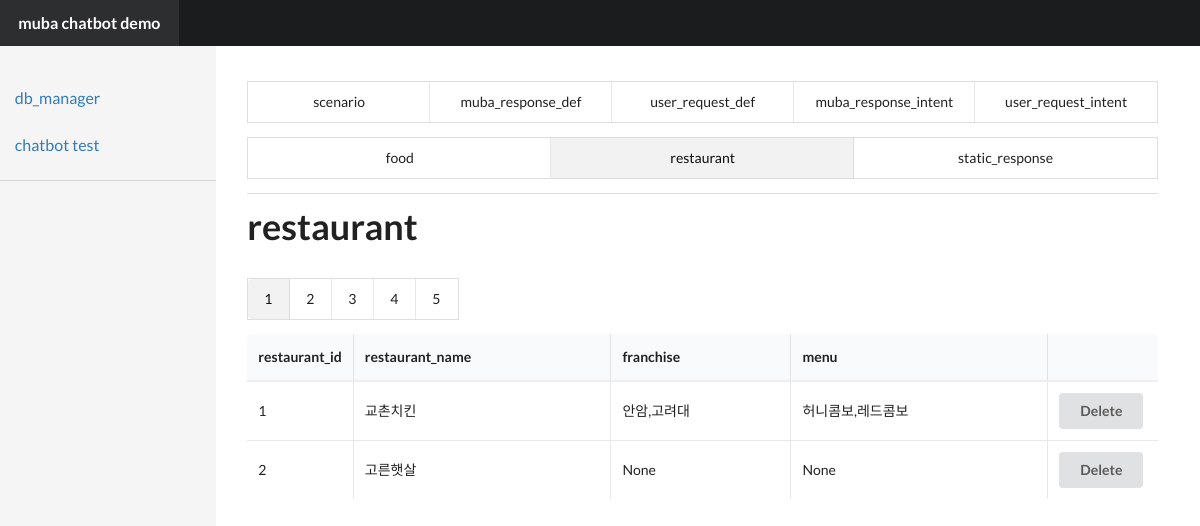
The page /chatbot/db_manage?table=restaurant on the database as committed earlier.
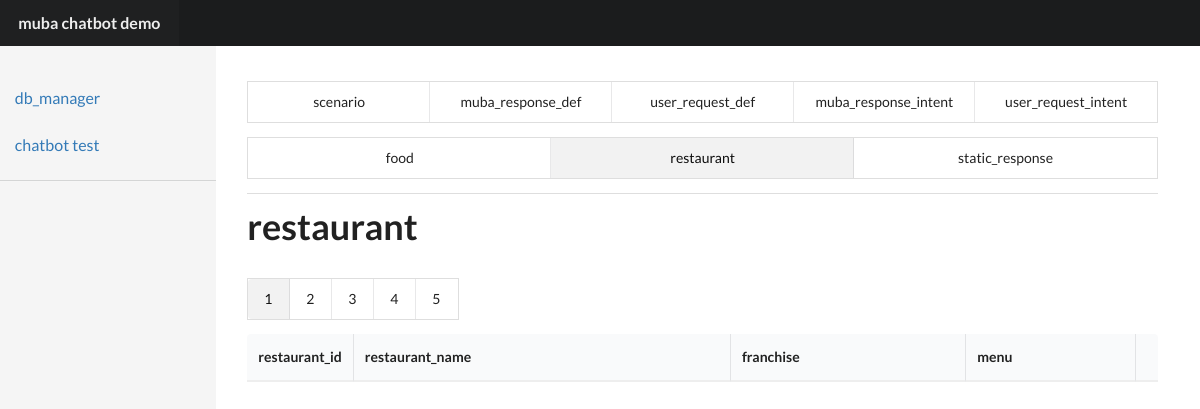
The same page on the database as committed later.
### tables this page shows
CREATE TABLE "restaurant" (
	`id`	INTEGER NOT NULL,
	`name`	TEXT NOT NULL,
	`franchisee_loc`	TEXT,
	`menu`	TEXT,
	PRIMARY KEY(`id`)
);

### app.py (the view, shortened to what this page needs)
@app.route('/chatbot/db_manage')
def db_manage():
    try:
        tables = ['scenario', 'muba_response_def', 'user_request_def', 'muba_response_intent','user_request_intent']
        tables+=['food','restaurant','static_response']
        cur_table = request.args.get('table', default='scenario', type=str)
        intent_list=[]
        if cur_table=='muba_response_intent':
            response_intents=query_db('select * from muba_response_intent')
            table_info=response_intents
            response = render_template('manage.html', table_info=table_info, tables=tables, cur_table=cur_table)
            return response
        elif cur_table=='user_request_intent':
            response_intents=query_db('select * from user_request_intent')
            table_info=response_intents
            response = render_template('manage.html', table_info=table_info, tables=tables, cur_table=cur_table)
            return response
        elif cur_table=='food':
            food_info=query_db('select * from food')
            table_info = food_info
            response = render_template('manage.html', table_info=table_info, tables=tables, cur_table=cur_table)
            return response
        elif cur_table=='static_response':
            info = query_db('select * from static_response')
            table_info=info
            response = render_template('manage.html', table_info=table_info, tables=tables, cur_table=cur_table)
            return response
        elif cur_table=='restaurant':
            page = request.args.get('page', default=1, type=int)
            rest_info=query_db('select * from restaurant LIMIT ? OFFSET ?;',[50,50*(page-1)])
            table_info = rest_info
            response = render_template('manage.html', table_info=table_info, tables=tables, cur_table=cur_table,page=page)
            return response
    except Exception as ex:
        print(ex)
        return 'error'

### app.py (called while the page is built)
def get_db():
    top = _app_ctx_stack.top
    if not hasattr(top, 'sqlite_db'):
        top.sqlite_db = sqlite3.connect(DATABASE)
    return top.sqlite_db

@app.teardown_appcontext
def close_connection(exception):
    top = _app_ctx_stack.top
    if hasattr(top, 'sqlite_db'):
        top.sqlite_db.close()

def query_db(query, args=(), one=False):
    cur = get_db().execute(query, args)
    rv = cur.fetchall()
    cur.close()
    return (rv[0] if rv else None) if one else rv

### templates/manage.html (shortened to what the changed rows need)
<!DOCTYPE html>
<html>
{% extends 'layout.html' %}
{% block title %}
    <div class="ui five item menu">
        {% for table in tables[:5] %}
            {% if table==cur_table %}<a class="active item">{{ table }}</a>
            {% else %}  <a class="item" href="?table={{ table }}">{{ table }}{% endif %}</a>
        {% endfor %}
    </div>
    <div class="ui three item menu">
    {% for table in tables[5:] %}
            {% if table==cur_table %}<a class="active item">{{ table }}</a>
            {% else %}  <a class="item" href="?table={{ table }}">{{ table }}{% endif %}</a>
        {% endfor %}
    </div>
{% endblock %}
{% block content %}
    <div class="row">
        <h1 class="ui huge header">{{ cur_table }}</h1>
    </div>
    <div class="row">
        <table class="ui celled table">
            {% if cur_table=='muba_response_def' %}
                <form class="form-inline" action="/chatbot/db_manage/item_add" method="post">
                <input type="hidden" name="cur_table" value="{{ cur_table }}">
                <select name="intent_id" class="form-control ui search dropdown">
                    {% for rd in intent_list %}
                        <option value={{ rd[0] }}>{{ rd[1] }}</option>
                    {% endfor %}
                </select>
                <div class="ui input focus">
                    <input type="text" size=50 placeholder="sentence" name="sentence" value="">
                </div>
                <button type="submit" class="ui primary button">
                    add
                </button>
                </form>
                <thead>
                <tr>
                    <th class="collapsing">intent_id</th>
                    <th class="collapsing">sentence_intent</th>
                    <th>sentence</th>
                </tr>
                </thead>
                <tbody>
                {% for rd in table_info %}
                    <tr>
                        <td data-label="muba_response_intent_id">{{ rd[1] }}</td>
                        <td data-label="intent_name">{{ rd[3] }}({{ rd[4] }})</td>
                        <td data-label="sentence">{{ rd[2] }}<button onclick='location="/chatbot/db_manage/item_delete?table={{ cur_table }}&id={{ rd[0] }}"' style="float:right" class="ui button">Delete</button></td>
                    </tr>
                {% endfor %}
                </tbody>
                {% elif cur_table=='restaurant' %}
                <thead>
                <tr>
                    <th class="collapsing">restaurant_id</th>
                    <th>restaurant_name</th>
                    <th>franchise</th>
                    <th>menu</th>
                    <th class="collapsing"></th>
                </tr>
                </thead>
                <tbody>
                {% for rd in table_info %}
                    <tr>
                        <td data-label="restaurant_id">{{ rd[0] }}</td>
                        <td data-label="restaurant_name">{{ rd[1] }}</td>
                        <td data-label="franchise">{{ rd[2] }}</td>
                        <td data-label="menu">{{ rd[3] }}</td>
                        <td><button onclick='location="/chatbot/db_manage/item_delete?table={{ cur_table }}&id={{ rd[0] }}"' style="float:right" class="ui button">Delete</button></td>
                    </tr>
                {% endfor %}
                <div class="ui pagination menu">
                    {% if page>2 %}
                    {% for i in range(page-2,page+3) %}
                    {% if page==i %}
                    <a class="active item" href="/chatbot/db_manage?table={{cur_table}}&page={{page}}">
                        {{page}}
                    </a>
                    {% else %}
                    <a class="item" href="/chatbot/db_manage?table={{cur_table}}&page={{i}}">
                        {{i}}
                    </a>
                    {% endif %}
                    {% endfor %}
                    {% elif page==1 %}
                    {% for i in range(page,page+5) %}
                    {% if page==i %}
                    <a class="active item" href="/chatbot/db_manage?table={{cur_table}}&page={{page}}">
                        {{page}}
                    </a>
                    {% else %}
                    <a class="item" href="/chatbot/db_manage?table={{cur_table}}&page={{i}}">
                        {{i}}
                    </a>
                    {% endif %}
                    {% endfor %}
                    {% endif %}
                </div>
                </tbody>
            {% endif %}
        </table>
    </div>
{% endblock %}

Rows that differ between the two databases and show on the page:
removed restaurant: id "1", name "교촌치킨", franchisee_loc "안암,고려대", menu "허니콤보,레드콤보"
removed restaurant: id "2", name "고른햇살", rd "None"
